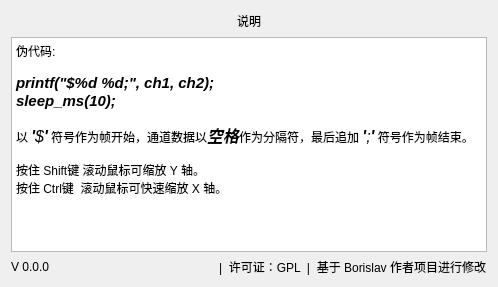
<?xml version="1.0" encoding="UTF-8"?>
<ui version="4.0">
 <class>HelpWindow</class>
 <widget class="QDialog" name="HelpWindow">
  <property name="geometry">
   <rect>
    <x>0</x>
    <y>0</y>
    <width>498</width>
    <height>287</height>
   </rect>
  </property>
  <property name="windowTitle">
   <string>Dialog</string>
  </property>
  <layout class="QGridLayout" name="gridLayout">
   <item row="0" column="0">
    <layout class="QHBoxLayout" name="horizontalLayout">
     <item>
      <spacer name="horizontalSpacer">
       <property name="orientation">
        <enum>Qt::Horizontal</enum>
       </property>
       <property name="sizeHint" stdset="0">
        <size>
         <width>40</width>
         <height>20</height>
        </size>
       </property>
      </spacer>
     </item>
     <item>
      <widget class="QLabel" name="label">
       <property name="text">
        <string>说明</string>
       </property>
      </widget>
     </item>
     <item>
      <spacer name="horizontalSpacer_2">
       <property name="orientation">
        <enum>Qt::Horizontal</enum>
       </property>
       <property name="sizeHint" stdset="0">
        <size>
         <width>40</width>
         <height>20</height>
        </size>
       </property>
      </spacer>
     </item>
    </layout>
   </item>
   <item row="1" column="0">
    <widget class="QTextEdit" name="textEdit">
     <property name="readOnly">
      <bool>true</bool>
     </property>
     <property name="html">
      <string>&lt;!DOCTYPE HTML PUBLIC &quot;-//W3C//DTD HTML 4.0//EN&quot; &quot;http://www.w3.org/TR/REC-html40/strict.dtd&quot;&gt;
&lt;html&gt;&lt;head&gt;&lt;meta name=&quot;qrichtext&quot; content=&quot;1&quot; /&gt;&lt;style type=&quot;text/css&quot;&gt;
p, li { white-space: pre-wrap; }
&lt;/style&gt;&lt;/head&gt;&lt;body style=&quot; font-family:'SimSun'; font-size:8.76522pt; font-weight:400; font-style:normal;&quot;&gt;
&lt;p style=&quot; margin-top:0px; margin-bottom:0px; margin-left:0px; margin-right:0px; -qt-block-indent:0; text-indent:0px;&quot;&gt;&lt;span style=&quot; font-size:8.76522pt;&quot;&gt;伪代码:&lt;/span&gt;&lt;/p&gt;
&lt;p style=&quot;-qt-paragraph-type:empty; margin-top:0px; margin-bottom:0px; margin-left:0px; margin-right:0px; -qt-block-indent:0; text-indent:0px; font-size:8.76522pt;&quot;&gt;&lt;br /&gt;&lt;/p&gt;
&lt;p style=&quot; margin-top:0px; margin-bottom:0px; margin-left:0px; margin-right:0px; -qt-block-indent:0; text-indent:0px;&quot;&gt;&lt;span style=&quot; font-family:'MS Shell Dlg 2'; font-size:11pt; font-weight:600; font-style:italic;&quot;&gt;printf(&amp;quot;$%d %d;&amp;quot;, ch1, ch2);&lt;/span&gt;&lt;/p&gt;
&lt;p style=&quot; margin-top:0px; margin-bottom:0px; margin-left:0px; margin-right:0px; -qt-block-indent:0; text-indent:0px;&quot;&gt;&lt;span style=&quot; font-family:'MS Shell Dlg 2'; font-size:11pt; font-weight:600; font-style:italic;&quot;&gt;sleep_ms(10);&lt;/span&gt;&lt;/p&gt;
&lt;p style=&quot;-qt-paragraph-type:empty; margin-top:0px; margin-bottom:0px; margin-left:0px; margin-right:0px; -qt-block-indent:0; text-indent:0px; font-family:'MS Shell Dlg 2'; font-size:8pt; font-style:italic;&quot;&gt;&lt;br /&gt;&lt;/p&gt;
&lt;p style=&quot; margin-top:0px; margin-bottom:0px; margin-left:0px; margin-right:0px; -qt-block-indent:0; text-indent:0px;&quot;&gt;&lt;span style=&quot; font-family:'MS Shell Dlg 2'; font-size:9pt;&quot;&gt;以 &lt;/span&gt;&lt;span style=&quot; font-family:'MS Shell Dlg 2'; font-size:12pt; font-weight:600; font-style:italic;&quot;&gt;'&lt;/span&gt;&lt;span style=&quot; font-family:'MS Shell Dlg 2'; font-size:12pt; font-style:italic;&quot;&gt;$&lt;/span&gt;&lt;span style=&quot; font-family:'MS Shell Dlg 2'; font-size:12pt; font-weight:600; font-style:italic;&quot;&gt;'&lt;/span&gt;&lt;span style=&quot; font-family:'MS Shell Dlg 2'; font-size:9pt;&quot;&gt; 符号作为帧开始，通道数据以&lt;/span&gt;&lt;span style=&quot; font-family:'MS Shell Dlg 2'; font-size:12pt; font-weight:600; font-style:italic;&quot;&gt;空格&lt;/span&gt;&lt;span style=&quot; font-family:'MS Shell Dlg 2'; font-size:9pt;&quot;&gt;作为分隔符，最后追加 &lt;/span&gt;&lt;span style=&quot; font-family:'MS Shell Dlg 2'; font-size:12pt; font-weight:600; font-style:italic;&quot;&gt;'&lt;/span&gt;&lt;span style=&quot; font-family:'MS Shell Dlg 2'; font-size:12pt; font-style:italic;&quot;&gt;;&lt;/span&gt;&lt;span style=&quot; font-family:'MS Shell Dlg 2'; font-size:12pt; font-weight:600; font-style:italic;&quot;&gt;'&lt;/span&gt;&lt;span style=&quot; font-family:'MS Shell Dlg 2'; font-size:9pt;&quot;&gt; 符号作为帧结束。&lt;/span&gt;&lt;/p&gt;
&lt;p style=&quot;-qt-paragraph-type:empty; margin-top:0px; margin-bottom:0px; margin-left:0px; margin-right:0px; -qt-block-indent:0; text-indent:0px; font-family:'MS Shell Dlg 2'; font-size:9pt;&quot;&gt;&lt;br /&gt;&lt;/p&gt;
&lt;p style=&quot; margin-top:0px; margin-bottom:0px; margin-left:0px; margin-right:0px; -qt-block-indent:0; text-indent:0px;&quot;&gt;&lt;span style=&quot; font-family:'MS Shell Dlg 2'; font-size:9pt;&quot;&gt;按住 Shift键 滚动鼠标可缩放 Y 轴。&lt;/span&gt;&lt;/p&gt;
&lt;p style=&quot; margin-top:0px; margin-bottom:0px; margin-left:0px; margin-right:0px; -qt-block-indent:0; text-indent:0px;&quot;&gt;&lt;span style=&quot; font-family:'MS Shell Dlg 2'; font-size:9pt;&quot;&gt;按住 Ctrl键  滚动鼠标可快速缩放 X 轴。&lt;/span&gt;&lt;/p&gt;&lt;/body&gt;&lt;/html&gt;</string>
     </property>
    </widget>
   </item>
   <item row="2" column="0">
    <layout class="QHBoxLayout" name="horizontalLayout_2">
     <property name="leftMargin">
      <number>0</number>
     </property>
     <property name="topMargin">
      <number>0</number>
     </property>
     <item>
      <widget class="QLabel" name="label_Version">
       <property name="text">
        <string>V 0.0.0</string>
       </property>
      </widget>
     </item>
     <item>
      <widget class="QLabel" name="label_2">
       <property name="text">
        <string>|  许可证：GPL  |  基于 Borislav 作者项目进行修改</string>
       </property>
      </widget>
     </item>
    </layout>
   </item>
  </layout>
 </widget>
 <resources/>
 <connections/>
</ui>
